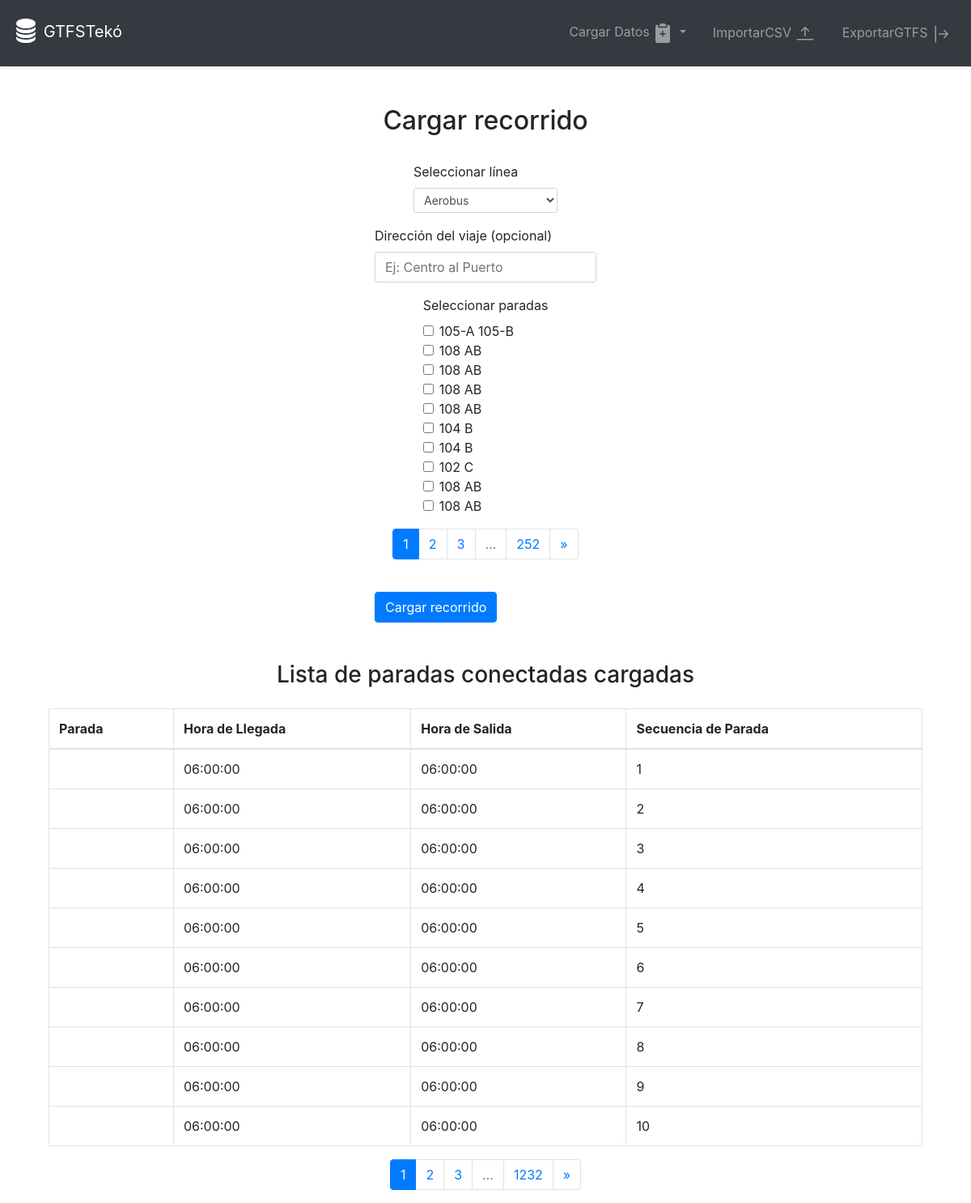
/gtfs/cargar_recorrido, run on the app's committed database.
### models/models.py (models this page shows)
class Stop(db.Model):
    stop_id = db.Column(db.Integer, primary_key=True)
    stop_name = db.Column(db.String(100), nullable=False)
    stop_lat = db.Column(db.Float, nullable=False)
    stop_lon = db.Column(db.Float, nullable=False)
    stop_desc = db.Column(db.String(100))

class StopTime(db.Model):
    trip_id = db.Column(db.Integer, db.ForeignKey('trip.trip_id'), primary_key=True)
    stop_id = db.Column(db.Integer, db.ForeignKey('stop.stop_id'))
    arrival_time = db.Column(db.String(8), nullable=False)
    departure_time = db.Column(db.String(8), nullable=False)
    stop_sequence = db.Column(db.Integer, nullable=False, primary_key=True)
    stop_lat = db.Column(db.Float, nullable=False)
    stop_lon = db.Column(db.Float, nullable=False)

### routes/recorrido_routes.py (the view, shortened to what this page needs)
@gtfs_bp.route('/cargar_recorrido', methods=['GET', 'POST'])
def cargar_recorrido():
    page = request.args.get('page', 1, type=int)
    stops_pagination = Stop.query.paginate(page=page, per_page=10)
    stop_times_page = request.args.get('stop_times_page', 1, type=int)
    stop_times_pagination = StopTime.query.paginate(page=stop_times_page, per_page=10)
    routes = Route.query.all()
    stops = {stop.stop_id: stop.stop_name for stop in Stop.query.all()}
    return render_template('cargar_recorrido.html',
                           routes=routes,
                           stops=stops_pagination,
                           stop_times=stop_times_pagination,
                           stop_names=stops)

### templates/cargar_recorrido.html (shortened to what this page needs)
{% extends "base.html" %}
{% block content %}
<div class="container mt-5 d-flex align-items-center flex-column">
    <h2 class="text-center">Cargar recorrido</h2>
    <form method="POST" action="{{ url_for('gtfs.cargar_recorrido') }}" class="mt-4">
        <div class="d-flex justify-content-center">
            <div class="form-group">
                <label for="route_id">Seleccionar línea</label>
                <select class="form-control form-control-sm" id="route_id" name="route_id" required>
                    {% for route in routes %}
                    <option value="{{ route.route_id }}">{{ route.route_long_name }}</option>
                    {% endfor %}
                </select>
            </div>
        </div>
        <div class="d-flex justify-content-center">
            <div class="form-group">
                <label for="trip_headsign">Dirección del viaje (opcional)</label>
                <input type="text" class="form-control" id="trip_headsign" name="trip_headsign" placeholder="Ej: Centro al Puerto">
            </div>
        </div>
        <div class="d-flex justify-content-center">
            <div class="form-group">
                <label for="stops">Seleccionar paradas</label>
                <div class="form-check">
                    {% for stop in stops.items %}
                    <input type="checkbox" class="form-check-input stop-checkbox" id="stop_{{ stop.stop_id }}" name="stop_ids" value="{{ stop.stop_id }}">
                    <label class="form-check-label" for="stop_{{ stop.stop_id }}">{{ stop.stop_name }}</label><br>
                    {% endfor %}
                </div>
            </div>
        </div>
<nav aria-label="Page navigation">
    <ul class="pagination justify-content-center">
        {% for page_num in stops.iter_pages(left_edge=1, right_edge=1, left_current=2, right_current=2) %}
            {% if page_num %}
                <li class="page-item {% if page_num == stops.page %}active{% endif %}">
                    <a class="page-link" href="{{ url_for('gtfs.cargar_recorrido', page=page_num) }}">{{ page_num }}</a>
                </li>
            {% else %}
                <li class="page-item disabled"><span class="page-link">…</span></li>
            {% endif %}
        {% endfor %}
        {% if stops.has_next %}
        <li class="page-item">
            <a class="page-link" href="{{ url_for('gtfs.cargar_recorrido', page=stops.next_num) }}" aria-label="Next">
                <span aria-hidden="true">&raquo;</span>
            </a>
        </li>
        {% endif %}
    </ul>
</nav>
        <button type="submit" class="btn btn-primary mt-4">Cargar recorrido</button>
    </form>
    <h3 class="mt-5">Lista de paradas conectadas cargadas</h3>
<table class="table table-bordered mt-3">
    <thead>
        <tr>
            <th>Parada</th>
            <th>Hora de Llegada</th>
            <th>Hora de Salida</th>
            <th>Secuencia de Parada</th>
        </tr>
    </thead>
    <tbody>
        {% for stop_time in stop_times.items %}
        <tr>
            <td>
            </td>
            <td>{{ stop_time.arrival_time }}</td>
            <td>{{ stop_time.departure_time }}</td>
            <td>{{ stop_time.stop_sequence }}</td>
        </tr>
        {% endfor %}
    </tbody>
</table>
<nav aria-label="Page navigation">
    <ul class="pagination justify-content-center">
        {% for page_num in stop_times.iter_pages(left_edge=1, right_edge=1, left_current=2, right_current=2) %}
            {% if page_num %}
                <li class="page-item {% if page_num == stop_times.page %}active{% endif %}">
                    <a class="page-link" href="{{ url_for('gtfs.cargar_recorrido', stop_times_page=page_num) }}">{{ page_num }}</a>
                </li>
            {% else %}
                <li class="page-item disabled"><span class="page-link">…</span></li>
            {% endif %}
        {% endfor %}
        {% if stop_times.has_next %}
        <li class="page-item">
            <a class="page-link" href="{{ url_for('gtfs.cargar_recorrido', stop_times_page=stop_times.next_num) }}" aria-label="Next">
                <span aria-hidden="true">&raquo;</span>
            </a>
        </li>
        {% endif %}
    </ul>
</nav>
{% endblock %}

### data on the page
Stop: stop_name "105-A 105-B"
Stop: stop_name "108 AB"
Stop: stop_name "108 AB"
Stop: stop_name "108 AB"
Stop: stop_name "108 AB"
Stop: stop_name "104 B"
Stop: stop_name "104 B"
Stop: stop_name "102 C"
Stop: stop_name "108 AB"
Stop: stop_name "108 AB"
StopTime: arrival_time "06:00:00", departure_time "06:00:00", stop_sequence "1"
StopTime: arrival_time "06:00:00", departure_time "06:00:00", stop_sequence "2"
StopTime: arrival_time "06:00:00", departure_time "06:00:00", stop_sequence "3"
StopTime: arrival_time "06:00:00", departure_time "06:00:00", stop_sequence "4"
StopTime: arrival_time "06:00:00", departure_time "06:00:00", stop_sequence "5"
StopTime: arrival_time "06:00:00", departure_time "06:00:00", stop_sequence "6"
StopTime: arrival_time "06:00:00", departure_time "06:00:00", stop_sequence "7"
StopTime: arrival_time "06:00:00", departure_time "06:00:00", stop_sequence "8"
StopTime: arrival_time "06:00:00", departure_time "06:00:00", stop_sequence "9"
StopTime: arrival_time "06:00:00", departure_time "06:00:00", stop_sequence "10"

### other printed values
{{ page_num }} "1" "2" "3" "252"
{{ page_num }} "1" "2" "3" "1232"
form field route_id "Aerobus"
